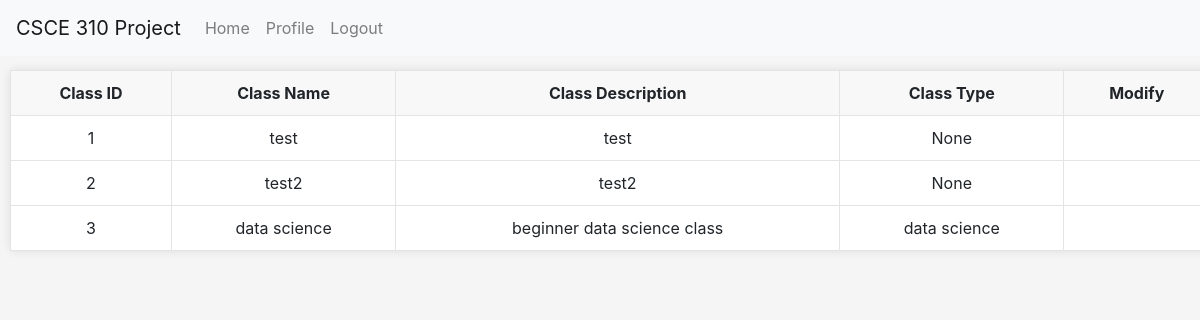
/classes/view_all_classes (signed in), run on an earlier commit of the app's database.
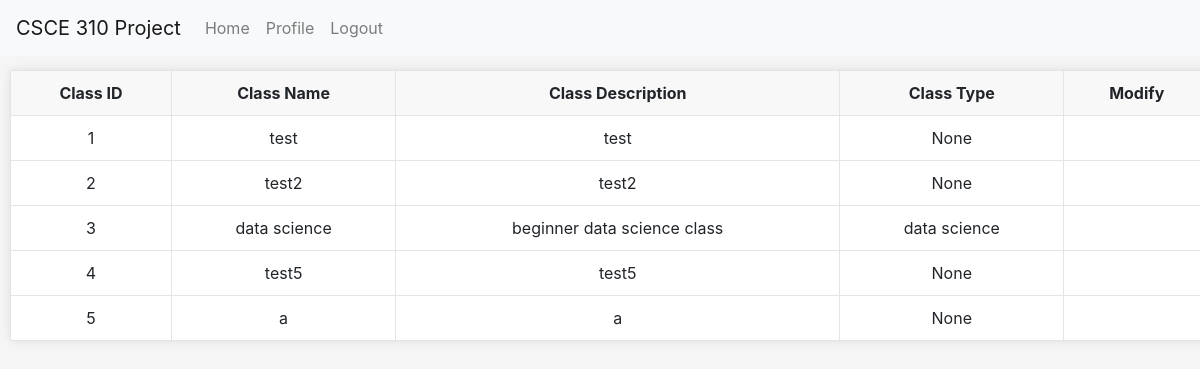
And on a later commit of the database.
### tables this page shows
CREATE TABLE Classes (
                    Class_ID INTEGER PRIMARY KEY AUTOINCREMENT,
                    Name VARCHAR,
                    Description VARCHAR,
                    Type VARCHAR
                    );

### routes/classes.py (the view)
@classes_bp.route('/view_all_classes', methods=['GET'])
@login_required
def view_all_classes():
    conn = get_db_connection()
    classes = conn.execute('SELECT * FROM Classes').fetchall()
    conn.close()
    return render_template('view_all_classes.html', classes=classes)

### app.py (called while the page is built)
@login_manager.user_loader
def load_user(UIN):
    return User(UIN)

### db.py (called while the page is built)
def get_db_connection():
    conn = sqlite3.connect('database.db')
    conn.row_factory = sqlite3.Row
    return conn

### templates/view_all_classes.html (shortened to what this page needs)
<!DOCTYPE html>
<html lang="en">
<head>
  <link rel="stylesheet" href="https://stackpath.bootstrapcdn.com/bootstrap/4.3.1/css/bootstrap.min.css">
  <link rel="stylesheet" href="../../static/general.css">
  <link rel="stylesheet" href="../../static/admin_home.css">
</head>
<body>
    <nav class="navbar navbar-expand-lg navbar-light bg-light fixed-top">
      <a class="navbar-brand" href="#">CSCE 310 Project</a>
      <div class="collapse navbar-collapse" id="navbarNav">
          <ul class="navbar-nav">
              <li class="nav-item">
                  <a class="nav-link" href="/home">Home</a>
              </li>
              <li class="nav-item">
                  <a class="nav-link" href="/profile">Profile</a>
              </li>
              <li class="nav-item">
                  <a class="nav-link" href="/logout">Logout</a>
              </li>
          </ul>
      </div>
  </nav>
  <table>
    <tr>
      <th>Class ID</th>
      <th>Class Name</th>
      <th>Class Description</th>
      <th>Class Type</th>
      <th>Modify</th>
    </tr>
    {% for class in classes %}
    <tr>
      <td>{{ class.Class_ID }}</td>
      <td>{{ class.Name }}</td>
      <td>{{ class.Description }}</td>
      <td>{{ class.Type }}</td>
      <td>
      </td>
    </tr>
    {% endfor %}
  </table>
</body>
</html>

### static/general.css (style rules this page uses)
table { border-collapse: collapse; margin: 10px; }
table, th, td { border: 1px solid #e4e4e4; }
th, td { padding: 10px; text-align: left; }
th { background-color: #f8f8f8; vertical-align: text-top; }

### static/admin_home.css (style rules this page uses)
body { background-color: #f5f5f5; padding-top: 60px; }
table { box-shadow: 0 0 10px rgba(0,0,0,0.1); background: #fff; border-radius: 5px; width: 100%; margin-bottom: 20px; }
table th, table td { text-align: center; vertical-align: middle; }

What changed in the data, as far as the page shows it:
added Classes: Class_ID "4", Name "test5", Description "test5", Type "None"
added Classes: Class_ID "5", Name "a", Description "a", Type "None"
